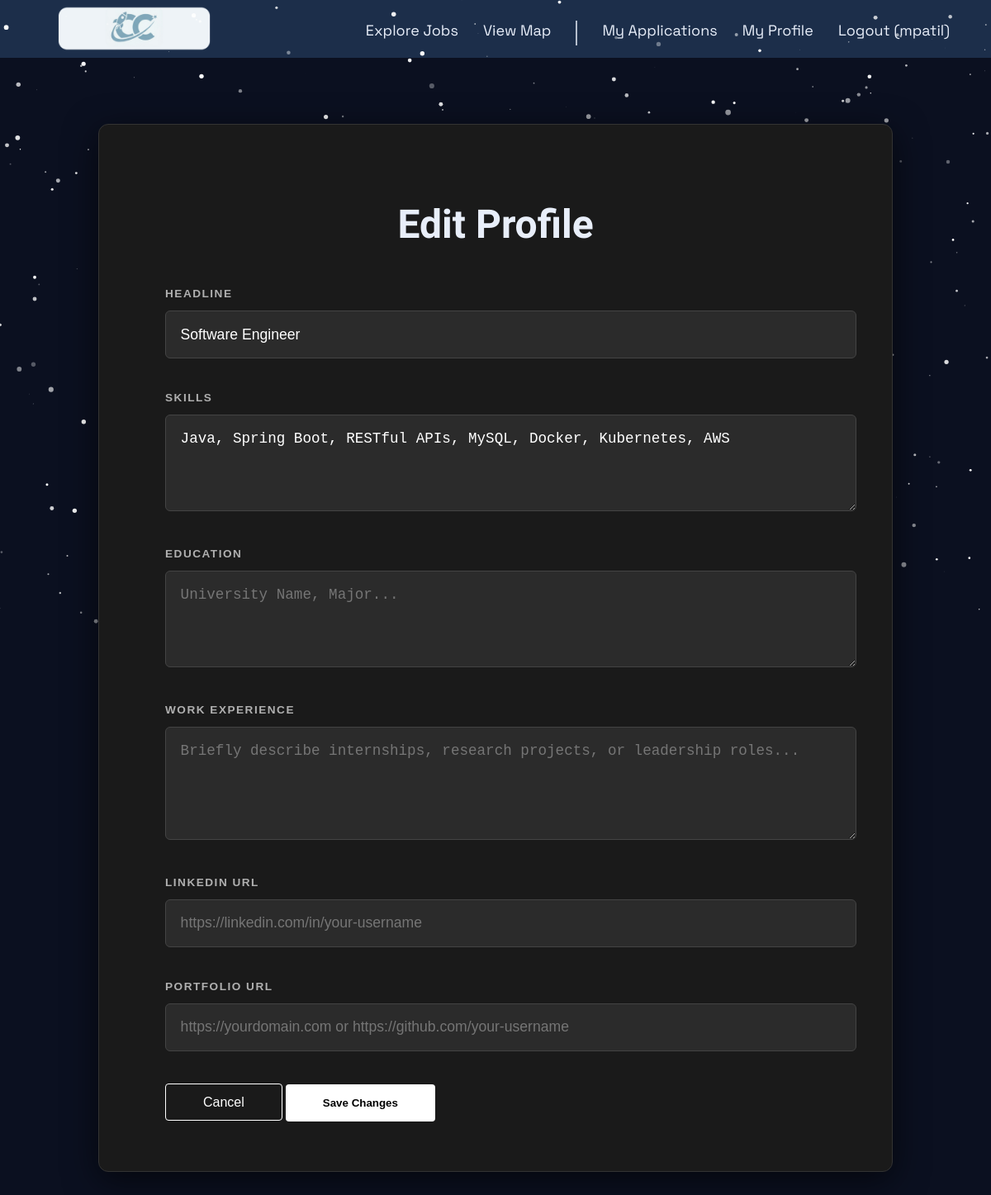
The page /accounts/edit/ (signed in) on the database its author committed.
### accounts/models.py (models this page shows, shortened)
class Profile(models.Model):
    user = models.OneToOneField(User, on_delete = models.CASCADE)
    headline = models.CharField(max_length=200, blank=True)
    skills = models.TextField(help_text="Comma separated list of skills", blank=True)
    education = models.TextField(help_text="Details about your education", blank=True)
    work_experience = models.TextField(help_text="Details about your work history", blank=True)
    linkedin_link = models.URLField(blank=True)
    portfolio_link = models.URLField(blank=True)

### accounts/views.py (the view)
# urls.py: path('edit/', views.edit_profile, name='profile.edit'),
@login_required
def edit_profile(request):
    profile, created = Profile.objects.get_or_create(user=request.user)
    if request.method == 'POST':
            form = ProfileForm(request.POST, instance=profile)
            if form.is_valid():
                form.save()
                return redirect('profile.edit')
    else:
        form = ProfileForm(instance=profile)
    return render(request, 'accounts/profile.html', {'form': form, 'profile': profile})

### accounts/forms.py
class ProfileForm(forms.ModelForm):
    class Meta:
        model = Profile
        fields = ['headline', 'skills', 'education', 'work_experience', 'linkedin_link', 'portfolio_link']
        widgets = {
            'headline': forms.TextInput(attrs={'class': 'custom-input', 'placeholder': 'e.g. Software Engineer'}),
            'skills': forms.Textarea(attrs={'class': 'custom-input', 'rows': 4, 'placeholder': 'Python, Django...'}),
            'education': forms.Textarea(attrs={'class': 'custom-input', 'rows': 4}),
            'work_experience': forms.Textarea(attrs={'class': 'custom-input', 'rows': 5}),
            'linkedin_link': forms.URLInput(attrs={'class': 'custom-input'}),
            'portfolio_link': forms.URLInput(attrs={'class': 'custom-input'}),
        }

### accounts/templates/accounts/profile.html (shortened to what this page needs)
{% extends 'base.html' %}
{% load static %}
{% block content %}
<div class="main-scroll-area">
    <div class="profile-card">
        <h1 class="page-title">Edit Profile</h1>
        <form method="POST">
            <label class="form-label">Headline</label>
            <input type="text" name="headline" class="custom-input"
                   value="{{ profile.headline }}" placeholder="e.g. Software Engineer | Georgia Tech Student">
            <label class="form-label">Skills</label>
            <textarea name="skills" class="custom-input" rows="4"
                    placeholder="Python, Django, React, Algorithms...">{{ profile.skills }}</textarea>
            <label class="form-label">Education</label>
            <textarea name="Education" class="custom-input" rows="4"
                    placeholder="University Name, Major...">{{ profile.education }}</textarea>
            <label class="form-label">Work Experience</label>
            <textarea name="work_experience" class="custom-input" rows="5"
                    placeholder="Briefly describe internships, research projects, or leadership roles...">{{ profile.work_experience }}</textarea>
            <div class="row">
                <div class="col-md-6">
                    <label class="form-label">LinkedIn URL</label>
                    <input type="url" name="linkedin_link" class="custom-input"
                    value="{{ profile.linkedin_link }}" placeholder="https://linkedin.com/in/your-username">
                </div>
                <div class="col-md-6">
                    <label class="form-label">Portfolio URL</label>
                    <input type="url" name="portfolio_link" class="custom-input"
                    value="{{ profile.portfolio_link }}" placeholder="https://yourdomain.com or https://github.com/your-username">
                </div>
            </div>
            <div class="button-row">
                <a href="/" class="btn-cancel">Cancel</a>
                <button type="submit" class="btn-save">Save Changes</button>
            </div>
        </form>
    </div>
</div>
{% endblock %}

### careerconnect/templates/base.html (shortened to what this page needs)
<!DOCTYPE html>
    <html>
    {% load static %}
    <head>
        <link rel="stylesheet" type="text/css" href="{% static 'css/style.css' %}">
    </head>
    <body>
        <nav>
            <a class="logo" href="/">
                <img src="{% static 'img/CCLogo.png' %}" alt="CareerConnect" height="225" />
            </a>
            <ul class="nav-links">
                <li><a href="{% url 'jobs.index' %}">Explore Jobs</a></li>
                <li><a href="{% url 'maps.index' %}">View Map</a></li>
                <div class="vr white mx-2 d-none d-lg-block"></div>
                {% if user.is_authenticated %}
                <li><a href="{% url 'applications.index' %}">My Applications</a></li>
                <li><a href="{% url 'profile.edit' %}">My Profile</a></li>
                <li><a href="{% url 'accounts.logout' %}">Logout ({{ user.username }})</a></li>
                {% else %}
                <li><a href="{% url 'accounts.login' %}">Login</a></li>
                <li><a href="{% url 'accounts.signup' %}">Sign Up</a></li>
                {% endif %}
            </ul>
        </nav>
        {% block content %}
        {% endblock content %}
    </body>
    </html>

### careerconnect/static/css/style.css (style rules this page uses)
.vr.white { background-color: #e8eef9; opacity: 0.75; width: 2px; height: 30px; align-self: center; }
body { background-color: #0b1020; overflow: hidden; margin: 0; }
h1 { color: #e8eef9; font-size: 75px; font-family: 'Sora', 'Times New Roman', serif; }
h1[class] { color: #e8eef9; font-family: 'Sora', 'Times New Roman', serif; }
nav { display: flex; justify-content: space-between; width: 100%; align-items: center; padding: 20px 50px; position: fixed; top: 0; left: 0; box-sizing: border-box; height:70px; background-color: #1c2e4a; }
.logo { color: #e8eef9; font-size: 24px; font-weight: bold; text-decoration: none; font-family: 'Space Grotesk', 'Times New Roman', serif; }
.logo img { margin-top: 5px; }
.nav-links { list-style: none; display: flex; gap: 30px; padding-top: 9px; font-family: 'Space Grotesk', 'Times New Roman', serif; }
.nav-links a { color: #e8eef9; text-decoration: none; font-size: 18px; transition: opacity 0.2s; }
.main-scroll-area { position: fixed; top: 100px; left: 0; width: 100%; height: calc(100vh - 90px); overflow-y: auto; z-index: 10; display: flex; justify-content: center; align-items: flex-start; scrollbar-width: thin; scrollbar-color: #2b2b2b #050505; }
* { scrollbar-width: thin; scrollbar-color: #2b2b2b #050505; }
.profile-card { width: 95%; max-width: 800px; margin: 50px auto 100px auto; padding: 60px 80px; background-color: #1a1a1a; border: 1px solid #333; border-radius: 12px; box-shadow: 0 10px 40px rgba(0, 0, 0, 0.6); color: #ffffff; }
.page-title { font-family: 'Georgia', 'Times New Roman', serif; color: #ffffff; font-size: 3rem; text-align: center; margin-bottom: 3rem; }
.form-label { font-family: sans-serif; color: #b0b0b0; font-size: 0.85rem; font-weight: 600; text-transform: uppercase; letter-spacing: 1.5px; margin-bottom: 0.8rem; display: block; }
.custom-input { background-color: #2b2b2b !important; border: 1px solid #444 !important; color: #ffffff !important; width: 100%; padding: 1.1rem !important; border-radius: 6px; margin-bottom: 2.5rem; font-size: 1.1rem; transition: border-color 0.3s ease; }
.btn-save { background-color: white !important; color: black !important; font-family: sans-serif !important; font-weight: bold !important; padding: 15px 45px !important; border: none !important; border-radius: 4px !important; transition: 0.3s; }
.btn-cancel { background-color: transparent !important; color: white !important; font-family: sans-serif !important; padding: 13px 45px !important; border: 1px solid white !important; border-radius: 4px !important; text-decoration: none !important; transition: 0.3s; }

### rows shown on the page
Profile: headline "Software Engineer", skills "Java, Spring Boot, RESTful APIs, MySQL, Docker, Kubernetes, AWS"

### other values the page prints
{{ user.username }} "mpatil"
